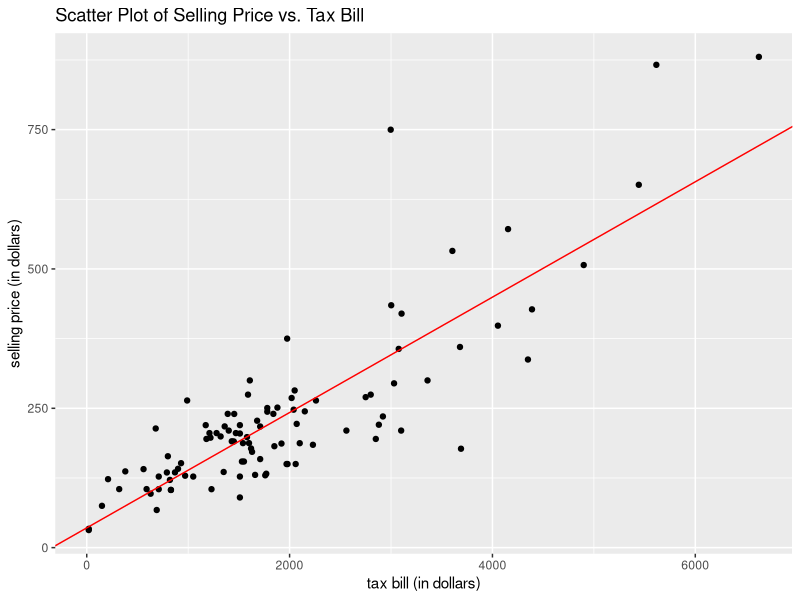
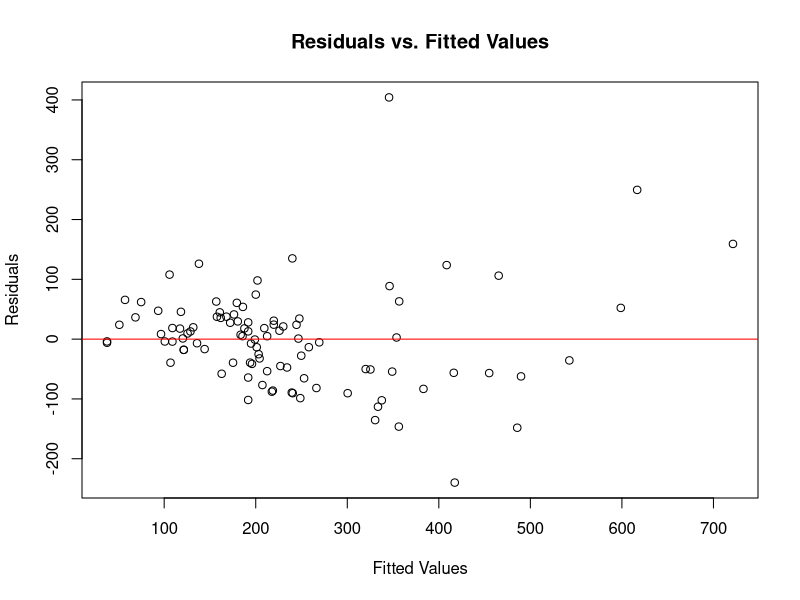
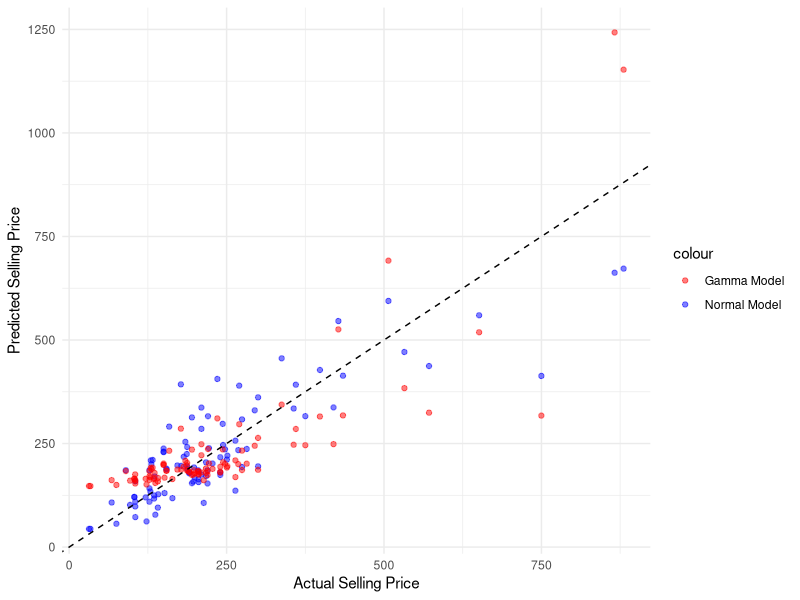
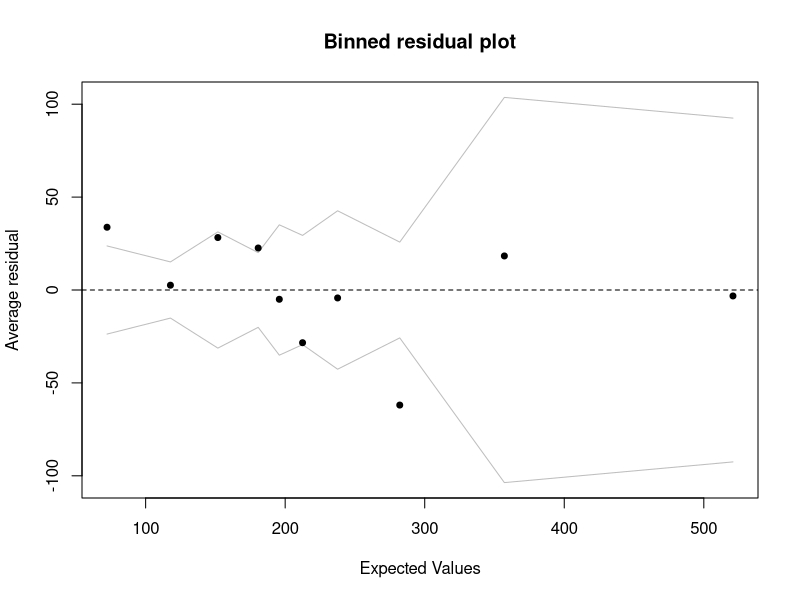

The R source for these figures, in order: (Note: this script raises an error after producing the figures.)
#import packages
library(ggplot2)
library(arm)

#set path to working directory
setwd("~/Desktop/university-of-the-cumberlands/R/hw5")

#create data set
houseData <- read.table("Houses.txt", header = TRUE)

#set variables
y <- houseData$price
x1 <- houseData$taxes
x2 <- houseData$new

summary(houseData)
#create linear model
m <- lm(y ~ x1, data = houseData)

#create scatter plot with model
scatterPlot <- ggplot(houseData, aes(x1, y)) +
  geom_point() +
  geom_abline(aes(intercept = coef(m)[1], slope = coef(m)[2]),
              colour = "red")+
  xlab('tax bill (in dollars)')+
  ylab('selling price (in dollars)') +
  ggtitle("Scatter Plot of Selling Price vs. Tax Bill")

print(scatterPlot)

#print the summary of the linear model to determine fit
print(summary(m))

#calculate residuals
residuals <- residuals(m)

# Create a residual plot against fitted values
plot(m$fitted.values, residuals, xlab = 'Fitted Values', ylab = 'Residuals',
     main = 'Residuals vs. Fitted Values')
# Add a horizontal line at y = 0
abline(h = 0, col = 'red')  

#identity link function - normal GLM
normal_glm <- glm(y ~ x1 + x2, data = houseData, family = gaussian())
print(summary(normal_glm))

#identity link function - gamma GLM
gamma_glm <- glm(y ~ x1 + x2, data = houseData, family = Gamma())
print(summary(gamma_glm))

# Make predictions from both models and add them to the original dataset
houseData$Normal_Predicted <- predict(normal_glm, newdata = houseData, type = "response")
houseData$Gamma_Predicted <- predict(gamma_glm, newdata = houseData, type = "response")

# Create a scatter plot
scatter_plot <- ggplot(houseData, aes(x = y, y = Normal_Predicted)) +
  geom_point(aes(color = "Normal Model"), alpha = 0.5) +
  geom_point(aes(x = y, y = Gamma_Predicted, color = "Gamma Model"), alpha = 0.5) +
  geom_abline(intercept = 0, slope = 1, color = "black", linetype = "dashed") + 
  xlab("Actual Selling Price") +
  ylab("Predicted Selling Price") +
  scale_color_manual(values = c("Normal Model" = "blue", "Gamma Model" = "red")) +
  theme_minimal()  

# Display the scatter plot
print(scatter_plot)

#binned plot for M
binnedM <- binnedplot(predict(m, type = "response"),
                           residuals(m, type = "response"))
print(binnedNormal)

#binned plot for normal
binnedNormal <- binnedplot(predict(normal_glm , type = "response"),
           residuals(normal_glm , type = "response"))
print(binnedNormal)

#binned plot for Gamma
binnedGamma <- binnedplot(predict(gamma_glm , type = "response"),
                           residuals(gamma_glm , type = "response"))
print(binnedNormal)

print(anova(normal_glm, gamma_glm, test = "LRT"))
